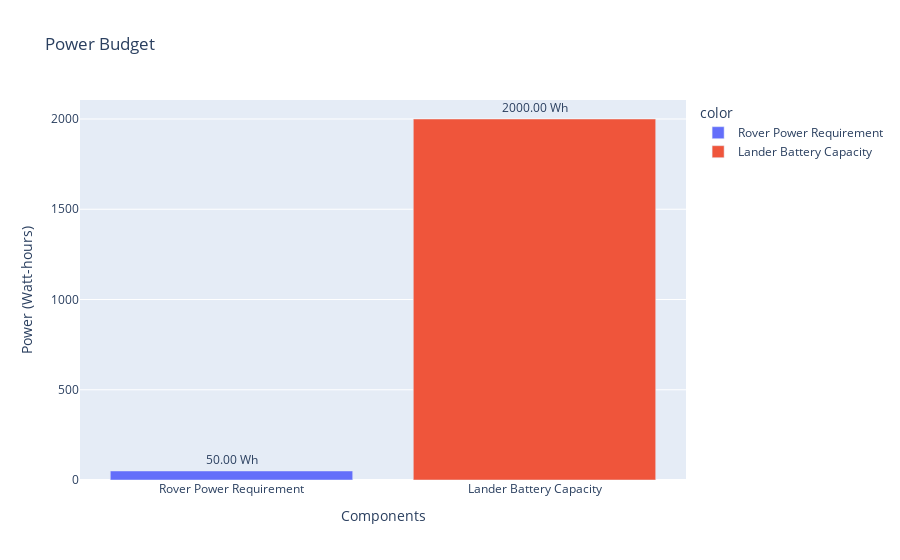

Here is the notebook cell this chart was saved with:
### Code cell
power_labels = ['Rover Power Requirement', 'Lander Battery Capacity'] 
power_values = [rover_power_requirement, lander_battery_capacity]

power_fig = px.bar (x=power_labels, y=power_values, color=power_labels, 
                    labels={'x': 'Components', 'y': 'Power (Watt-hours)'}, 
                    title='Power Budget')
power_fig.update_traces (texttemplate='%{y:.2f} Wh', textposition= 'outside')

power_fig.show()

### Figure 1 — Plotly figure (JSON) as saved in the notebook; plotly's stock layout.template omitted (floating-point values rounded to 4 significant figures)
{"data": [{"alignmentgroup": "True", "hovertemplate": "color=Rover Power Requirement<br>Components=%{x}<br>Power (Watt-hours)=%{y}<extra></extra>", "legendgroup": "Rover Power Requirement", "marker": {"color": "#636efa", "pattern": {"shape": ""}}, "name": "Rover Power Requirement", "offsetgroup": "Rover Power Requirement", "orientation": "v", "showlegend": true, "textposition": "outside", "texttemplate": "%{y:.2f} Wh", "type": "bar", "x": ["Rover Power Requirement"], "xaxis": "x", "y": [50], "yaxis": "y"}, {"alignmentgroup": "True", "hovertemplate": "color=Lander Battery Capacity<br>Components=%{x}<br>Power (Watt-hours)=%{y}<extra></extra>", "legendgroup": "Lander Battery Capacity", "marker": {"color": "#EF553B", "pattern": {"shape": ""}}, "name": "Lander Battery Capacity", "offsetgroup": "Lander Battery Capacity", "orientation": "v", "showlegend": true, "textposition": "outside", "texttemplate": "%{y:.2f} Wh", "type": "bar", "x": ["Lander Battery Capacity"], "xaxis": "x", "y": [2000], "yaxis": "y"}], "layout": {"barmode": "relative", "legend": {"title": {"text": "color"}, "tracegroupgap": 0}, "title": {"text": "Power Budget"}, "xaxis": {"anchor": "y", "domain": [0, 1], "title": {"text": "Components"}}, "yaxis": {"anchor": "x", "domain": [0, 1], "title": {"text": "Power (Watt-hours)"}}}}
